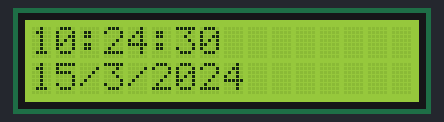
Recording of a sketch running on a simulated Arduino Uno, built with avr-gcc and run on an emulated ATmega328P. Shown: 16×2 character LCD. The local clock reads 2024-03-15 10:24:30 at power-on unless the sketch sets it.

Above: at 0.1 s.
At 4.2 s:
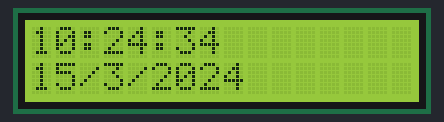
At 9.2 s:
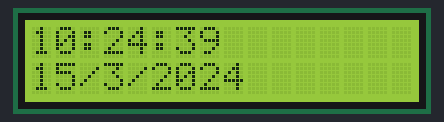
At 19.2 s:
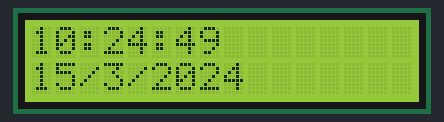
At 28.3 s:
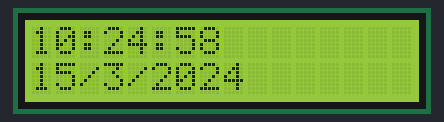
At 38.4 s:
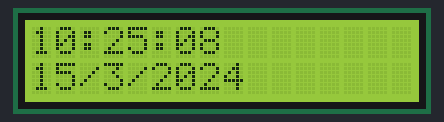

The sketch:

clock.ino
```cpp
#include <Wire.h>        // Biblioteca para comunicação I2C
#include <RTClib.h>      // Biblioteca para o módulo RTC (DS1307, DS3231, etc.)
#include <LiquidCrystal.h> // Biblioteca para display LCD

// Define os pinos do LCD
LiquidCrystal lcd(12, 11, 5, 4, 3, 2);

// Cria um objeto RTC_DS3231
RTC_DS3231 rtc;

void setup() {
  Serial.begin(9600);
  Wire.begin();
  rtc.begin();
  lcd.begin(16, 2);
  lcd.print("Relogio Arduino");
  lcd.setCursor(0, 1);
  lcd.print("Inicializando...");

  // Se precisar ajustar a hora pela primeira vez, descomente as linhas abaixo
  // rtc.adjust(DateTime(2025, 4, 17, 19, 55, 0)); // Ano, Mes, Dia, Hora, Minuto, Segundo
}

void loop() {
  DateTime now = rtc.now();

  lcd.clear();
  lcd.print(now.hour());
  lcd.print(":");
  if (now.minute() < 10) {
    lcd.print("0");
  }
  lcd.print(now.minute());
  lcd.print(":");
  if (now.second() < 10) {
    lcd.print("0");
  }
  lcd.print(now.second());

  lcd.setCursor(0, 1);
  lcd.print(now.day());
  lcd.print("/");
  lcd.print(now.month());
  lcd.print("/");
  lcd.print(now.year());

  delay(1000); // Atualiza a cada segundo
}
```

Measured:
- what the display in image 1 shows lasts 1.0 s, from 4.1 s to 5.1 s
